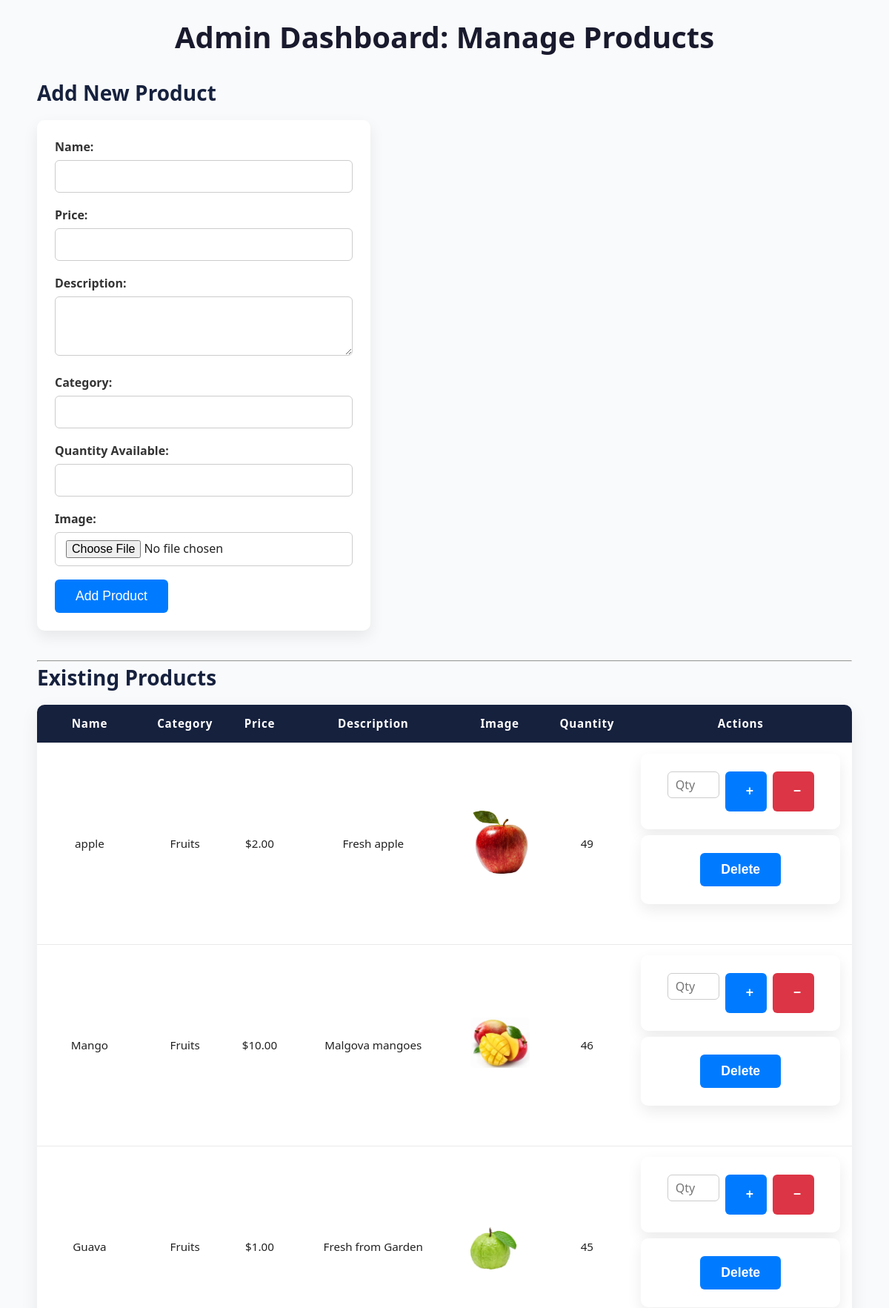
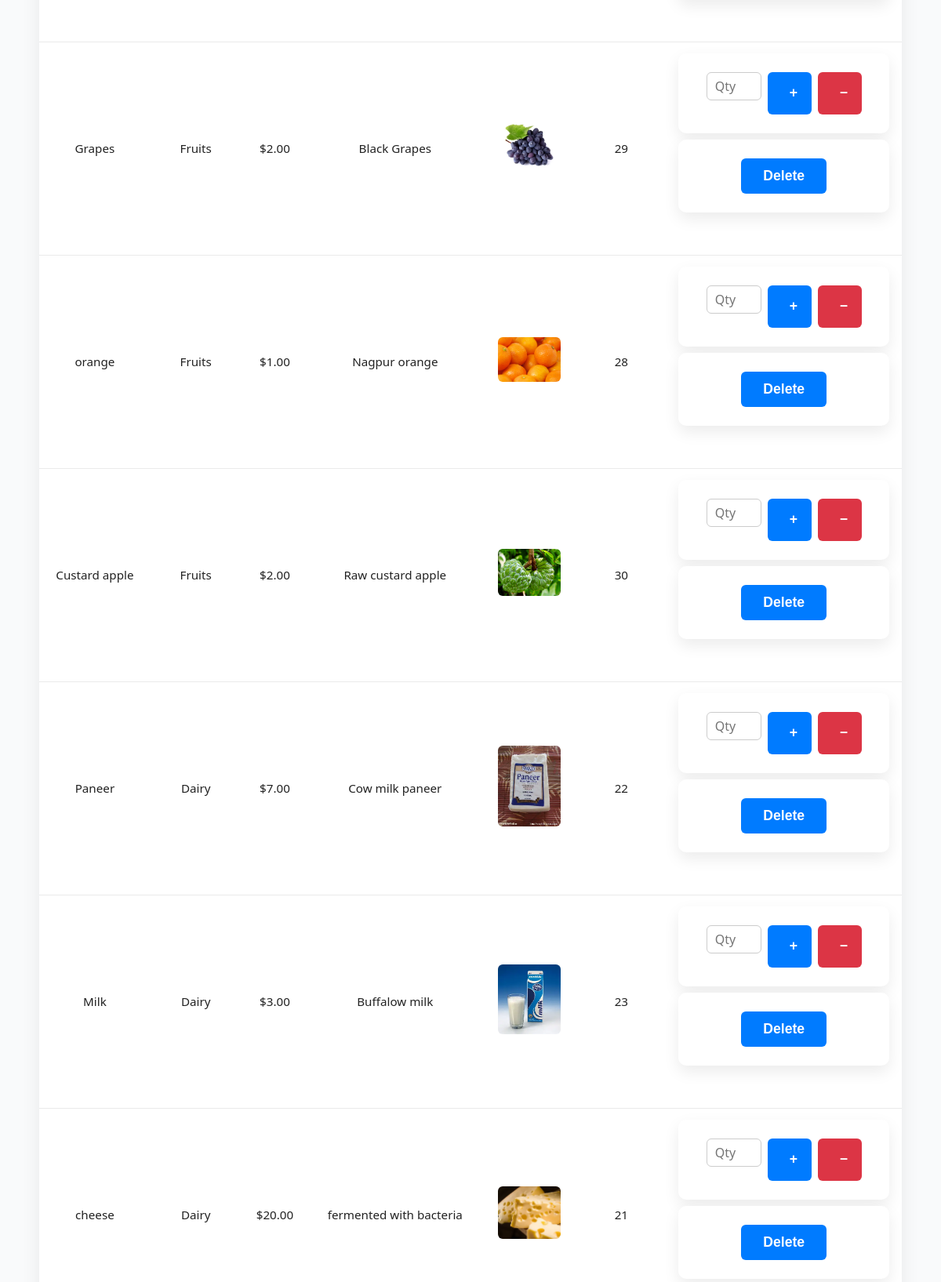
The page /admin (upper part) on the database its author committed (2 pictures, top to bottom).
### tables this page shows
CREATE TABLE products (
            id INTEGER PRIMARY KEY AUTOINCREMENT,
            name TEXT NOT NULL,
            price REAL NOT NULL,
            description TEXT,
            image TEXT,
            category TEXT,
            stock INTEGER DEFAULT 0
        );

### app.py (the view, shortened to what this page needs)
@app.route('/admin', methods=['GET', 'POST'])
def admin():
    conn = get_db_connection()
    c = conn.cursor()
    products = c.execute('SELECT * FROM products').fetchall()
    conn.close()
    return render_template('admin.html', products=products)

### app.py (called while the page is built)
def get_db_connection():
    conn = sqlite3.connect(DB_PATH)
    conn.row_factory = sqlite3.Row
    return conn

### templates/admin.html (shortened to what this page needs)
<!DOCTYPE html>
<html lang="en">
<head>
  <link rel="stylesheet" href="{{ url_for('static', filename='admin.css') }}" />
</head>
<body>
  <main>
    <h1>Admin Dashboard: Manage Products</h1>
    <section aria-labelledby="add-product-heading">
      <h2 id="add-product-heading">Add New Product</h2>
      <form action="{{ url_for('admin') }}" method="POST" enctype="multipart/form-data" novalidate>
        <label for="name">Name:</label>
        <input type="text" id="name" name="name" required autocomplete="off" />
        <label for="price">Price:</label>
        <input type="number" id="price" name="price" step="0.01" min="0" required />
        <label for="description">Description:</label>
        <textarea id="description" name="description" required></textarea>
        <label for="category">Category:</label>
        <input type="text" id="category" name="category" required />
        <label for="quantity">Quantity Available:</label>
        <input type="number" id="quantity" name="quantity" min="0" required />
        <label for="image">Image:</label>
        <input type="file" id="image" name="image" accept="image/*" required />
        <button type="submit">Add Product</button>
      </form>
    </section>
    <hr />
    <section aria-labelledby="existing-products-heading">
      <h2 id="existing-products-heading">Existing Products</h2>
      <table>
        <thead>
          <tr>
            <th scope="col">Name</th>
            <th scope="col">Category</th>
            <th scope="col">Price</th>
            <th scope="col">Description</th>
            <th scope="col">Image</th>
            <th scope="col">Quantity</th>
            <th scope="col">Actions</th>
          </tr>
        </thead>
        <tbody>
          {% for product in products %}
          <tr>
            <td>{{ product[1] }}</td>
            <td>{{ product[5] or 'Uncategorized' }}</td>
            <td>${{ "%.2f"|format(product[2]) }}</td>
            <td>{{ product[3] }}</td>
            <td>
              {% if product[4] %}
                <img src="{{ url_for('static', filename=product[4]) }}" alt="{{ product[1] }}">
              {% else %}
                No image
              {% endif %}
            </td>
            <td>{{ product[6] }}</td>
            <td>
              <form method="POST" action="{{ url_for('update_quantity', product_id=product[0]) }}" class="inline-form" aria-label="Update quantity for {{ product[1] }}">
                <input type="number" name="amount" placeholder="Qty" min="1" required />
                <button type="submit" name="action" value="add" aria-label="Add quantity">+</button>
                <button type="submit" name="action" value="remove" aria-label="Remove quantity">−</button>
              </form>
              <form method="POST" action="{{ url_for('delete_product', product_id=product[0]) }}" onsubmit="return confirm('Are you sure you want to delete this product?');" aria-label="Delete {{ product[1] }}">
                <button type="submit" class="delete">Delete</button>
              </form>
            </td>
          </tr>
          {% endfor %}
        </tbody>
      </table>
    </section>
  </main>
</body>
</html>

### static/admin.css (style rules this page uses)
* { box-sizing: border-box; margin: 0; padding: 0; }
body { font-family: 'Segoe UI', Tahoma, Geneva, Verdana, sans-serif; background-color: #f9fafb; color: #222; line-height: 1.5; padding: 20px; }
main { max-width: 1100px; margin: 0 auto; }
h1 { font-size: 2.5rem; margin-bottom: 24px; color: #1a1a2e; text-align: center; }
h2 { font-size: 1.75rem; margin-bottom: 16px; color: #16213e; }
form { background: #fff; padding: 24px; border-radius: 10px; box-shadow: 0 8px 20px rgba(0, 0, 0, 0.08); max-width: 450px; margin-bottom: 40px; }
form label { display: block; margin-bottom: 6px; font-weight: 600; color: #333; }
form input[type="text"], form input[type="number"], form input[type="file"], form textarea { width: 100%; padding: 10px 14px; margin-bottom: 18px; border: 1.8px solid #ccc; border-radius: 6px; font-size: 1rem; transition: border-color 0.3s ease; font-family: inherit; resize: vertical; }
form textarea { min-height: 80px; }
form button[type="submit"] { background-color: #007bff; color: #fff; padding: 12px 28px; border: none; border-radius: 6px; font-size: 1.1rem; cursor: pointer; transition: background-color 0.3s ease; }
table { width: 100%; border-collapse: collapse; background: #fff; border-radius: 10px; box-shadow: 0 8px 24px rgba(0, 0, 0, 0.07); overflow: hidden; margin-bottom: 40px; }
thead { background-color: #16213e; color: #fff; }
th, td { padding: 14px 16px; text-align: center; border-bottom: 1px solid #eaeaea; font-size: 0.95rem; }
th { font-weight: 700; letter-spacing: 0.05em; }
td img { max-width: 80px; height: auto; border-radius: 6px; object-fit: contain; }
.inline-form { display: flex; justify-content: center; gap: 8px; margin-bottom: 8px; }
.inline-form input[type="number"] { width: 70px; padding: 6px 10px; font-size: 1rem; border: 1.5px solid #ccc; border-radius: 6px; }
.inline-form button { width: 36px; background-color: #28a745; border: none; border-radius: 6px; color: white; font-weight: 700; font-size: 1.2rem; cursor: pointer; transition: background-color 0.3s ease; }
.inline-form button[aria-label="Remove quantity"] { background-color: #dc3545; }
form .delete { background-color: #e3342f; color: #fff; padding: 8px 18px; border-radius: 6px; font-weight: 600; font-size: 0.9rem; cursor: pointer; border: none; transition: background-color 0.3s ease; }

### rows shown on the page
products: name "apple", category "Fruits", price "2.00", description "Fresh apple", image+name (picture), stock "49"
products: name "Mango", category "Fruits", price "10.00", description "Malgova mangoes", image (picture), stock "46"
products: name "Guava", category "Fruits", price "1.00", description "Fresh from Garden", image (picture), stock "45"
products: name "Grapes", category "Fruits", price "2.00", description "Black Grapes", image (picture), stock "29"
products: name "orange", category "Fruits", price "1.00", description "Nagpur orange", image+name (picture), stock "28"
products: name "Custard apple", category "Fruits", price "2.00", description "Raw custard apple", image+name (picture), stock "30"
products: name "Paneer", category "Dairy", price "7.00", description "Cow milk paneer", image (picture), stock "22"
products: name "Milk", category "Dairy", price "3.00", description "Buffalow milk", image (picture), stock "23"
products: name "cheese", category "Dairy", price "20.00", description "fermented with bacteria", image+name (picture), stock "21"
